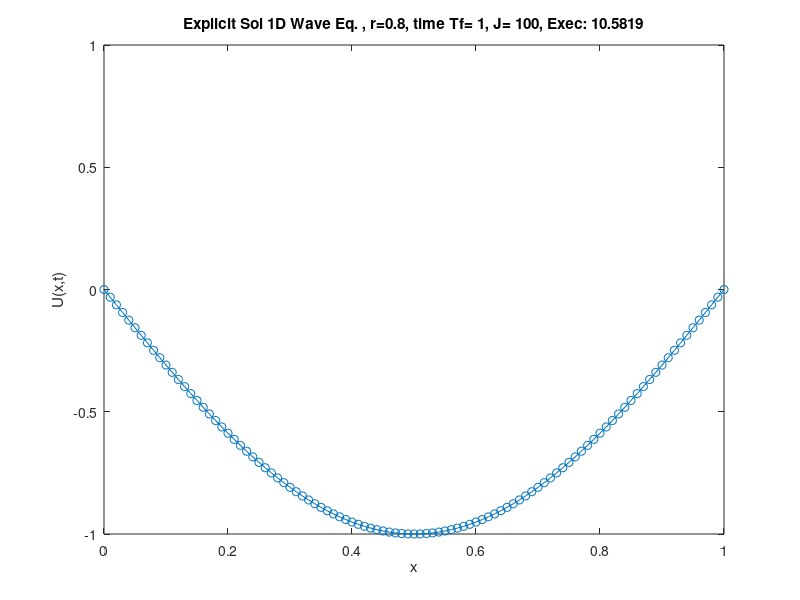

Here is the MATLAB script that generated this plot:
%Math 511
%PDE HW 5, one-dimensional 2nd order wave equation U_tt = (c^2)U_xx
%2nd order explicit FD scheme
%zero boundary conditions 
clc; clear; close all;

tic;

% x domain [a, b]
a = 0;
b = 1;

%subintervals in x
N = 100;

%resolution/spacing/dx
dx=(b-a)/N;

%x vector of all points with spacing dx
x=(a:dx:b);

%x vector of interior points from dx to b-dx with spacing dx
x_1=(dx:dx:b-dx);

%resolution/spacing/dt
dt = 0.008;

%final time 0 for IC
Tf = 1;

%wave speed, C
c = 1;

%CFL (stability) constraint analogous to mu
%must be <=1
r = c*dt/dx;

%number of timesteps
timesteps = ceil(Tf/dt);

%%%%for u_reference%%%%%%%%%%%%%%%%%%%%%%%%%%%%%%%%%%%%%%%%%%%%%%%%%%%%%%%%
%resolution/spacing/dt
dt_ref = 1e-5;

%CFL (stability) constraint analagous to mu
%must be <=1
r_ref = c*dt_ref/dx;

%number of timesteps
timesteps_ref = ceil(Tf/dt_ref);

%%%%Building Matrix A%%%%%%%%%%%%%%%%%%%%%%%%%%%%%%%%%%%%%%%%%%%%%%%%%%%%%%
% create center diagonal vector to use in A
center_diag = zeros( (N-1), 1) + (2*(1-r^2));

%create square matrix with center diagonal
A_center = diag(center_diag);

% create d+1 diagonal vector to use in A
diag_1 = zeros( N-2, 1) + r^2;

%create square matrix with d+1 diagonal
A_1 = diag(diag_1, 1);

%transpose it to get square matrix with d-1 diagonal
A_2 = diag(flip(diag_1), -1);

%add the 2 matrices to get d+1, d-1 in one matrix
A_diags = A_1 + A_2;

%add the center diagonal to complete the matrix
A = A_diags + A_center;
    
%%%%Matrix A is fully formed%%%%%%%%%%%%%%%%%%%%%%%%%%%%%%%%%%%%%%%%%%%%%%%

%%%%Building Matrix A_ref%%%%%%%%%%%%%%%%%%%%%%%%%%%%%%%%%%%%%%%%%%%%%%%%%%
% create center diagonal vector to use in A
center_diag = zeros( (N-1), 1) + (2*(1-r_ref^2));

%create square matrix with center diagonal
A_center = diag(center_diag);

% create d+1 diagonal vector to use in A
diag_1 = zeros( N-2, 1) + r_ref^2;

%create square matrix with d+1 diagonal
A_1 = diag(diag_1, 1);

%transpose it to get square matrix with d-1 diagonal
A_2 = diag(flip(diag_1), -1);

%add the 2 matrices to get d+1, d-1 in one matrix
A_diags = A_1 + A_2;

%add the center diagonal to complete the matrix
A_ref = A_diags + A_center;
    
%%%%Matrix A_ref is fully formed%%%%%%%%%%%%%%%%%%%%%%%%%%%%%%%%%%%%%%%%%%%

%%%%Create Initial Condition%%%%%%%%%%%%%%%%%%%%%%%%%%%%%%%%%%%%%%%%%%%%%%%

%initial condition of interior pts only

%initial displacement f(x)interior pts spike
%u_initial = exp(-400*(x_1-0.5).^2);
%make a column vector
%u_initial = u_initial(:);

%initial displacement f(x)interior pts square wave
%u_initial = (0.4<=x_1)&(x_1<=0.6);
%make a column vector
%u_initial = u_initial(:);

%initial displacement f(x)interior pts sine wave
u_initial = sin(pi*x_1);
%make a column vector
u_initial = u_initial(:);

%initial velocity g(x) interior pts
init_vel = 0*x_1;
%make a column vector
init_vel = init_vel(:);


%%%%Solve Linear System of Equations%%%%%%%%%%%%%%%%%%%%%%%%%%%%%%%%%%%%%%%
    
for i=0 : timesteps
        
    %preserve IC    
    if i==0
        
    u_new = u_initial;
    
    u_current = u_initial;
    
    %handle first timelevel
    elseif i==1
       
         %first order method: U1 = U0 + ∆tg(x)
         %u_new = u_initial + dt*init_vel;


         %second order method: U1 = (1/2)A*U0 + ∆tg(x)
         u_new = 0.5*A*u_initial + dt*init_vel;
            
         %reassign
         u_current = u_initial;
            
    %compute next time level
    else
        
        %Solving the linear system Un+1 = AUo - Un-1
        u_new = A*u_current - u_last;
    
    end
    
%%%%Add in Boundary Conditions%%%%%%%%%%%%%%%%%%%%%%%%%%%%%%%%%%%%%%%%%%%%%   

    %convert u from col vect to horiz vector and add BC's to either end
    u_complete = [0, u_new', 0];
    
%%%%plot%%%%%%%%%%%%%%%%%%%%%%%%%%%%%%%%%%%%%%%%%%%%%%%%%%%%%%%%%%%%%%%%%%%
    figure(1)
    plot(x, u_complete, '-o')
    xlabel('x')
    ylabel('U(x,t)')
    ylim([-1,1])
    title(['Explicit Sol 1D Wave Eq. , r='...
        ,num2str(r), ', time Tf= ',num2str(i * dt)...
        , ', J= ', num2str(N), ', Exec: ', num2str(toc)])
    
    
    %update U's
    u_last = u_current;
    
    u_current = u_new;

end

% %%%%compute u reference%%%%%%%%%%%%%%%%%%%%%%%%%%%%%%%%%%%%%%%%%%%%%%%%%%%%
% for i=0 : timesteps_ref
%         
%     %preserve IC 
%     if i==0
%        
%         u_new_ref = u_initial;
%     
%         u_current_ref = u_initial;
%         
%     %%handle first time level   
%     elseif i==1   
%     
%         %first order method: U1 = U0 + ∆tg(x)
%         %u_new_ref = u_initial + dt_ref*init_vel;
% 
% 
%         %second order method: U1 = (1/2)A*U0 + ∆tg(x)
%         u_new_ref = 0.5*A_ref*u_initial + dt_ref*init_vel;
% 
%         %reassign U's
%         u_current_ref = u_initial;
%     
%     %compute next time level
%     else
%         
%         %Same for u reference
%         u_new_ref = A_ref*u_current_ref - u_last_ref;
%     
%     end
%     
% %%%%Add in Boundary Conditions%%%%%%%%%%%%%%%%%%%%%%%%%%%%%%%%%%%%%%%%%%%%%   
% 
%     %same for u reference
%     u_ref = [0, u_new_ref', 0];
%       
%     %reassign u's
%     %same for u reference
%     u_last_ref = u_current_ref;
%     
%     %same for u reference
%     u_current_ref = u_new_ref;
% end

%%compute max solution error at Tf%%%%%%%%%%%%%%%%%%%%%%%%%%%%%%%%%%%%%%%%%
%max_error = max(abs(u_ref - u_complete))

toc;